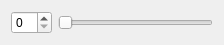
<?xml version="1.0" encoding="UTF-8"?>
<ui version="4.0">
 <class>SmallWidget</class>
 <widget class="QWidget" name="SmallWidget">
  <property name="geometry">
   <rect>
    <x>0</x>
    <y>0</y>
    <width>224</width>
    <height>44</height>
   </rect>
  </property>
  <property name="windowTitle">
   <string>Form</string>
  </property>
  <layout class="QHBoxLayout" name="horizontalLayout">
   <item>
    <widget class="QSpinBox" name="spinBox"/>
   </item>
   <item>
    <widget class="QSlider" name="horizontalSlider">
     <property name="orientation">
      <enum>Qt::Horizontal</enum>
     </property>
    </widget>
   </item>
  </layout>
 </widget>
 <resources/>
 <connections/>
</ui>
